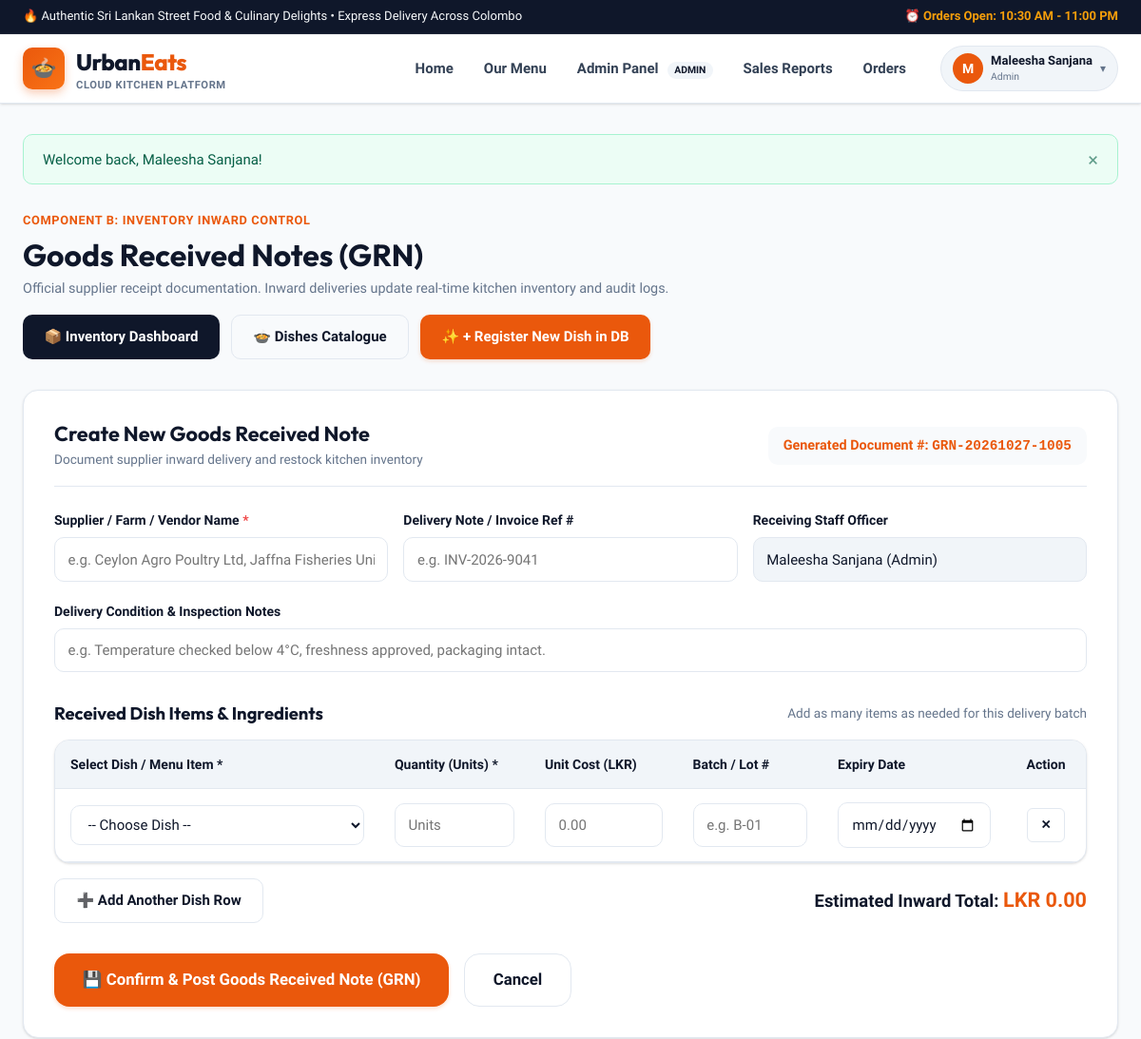
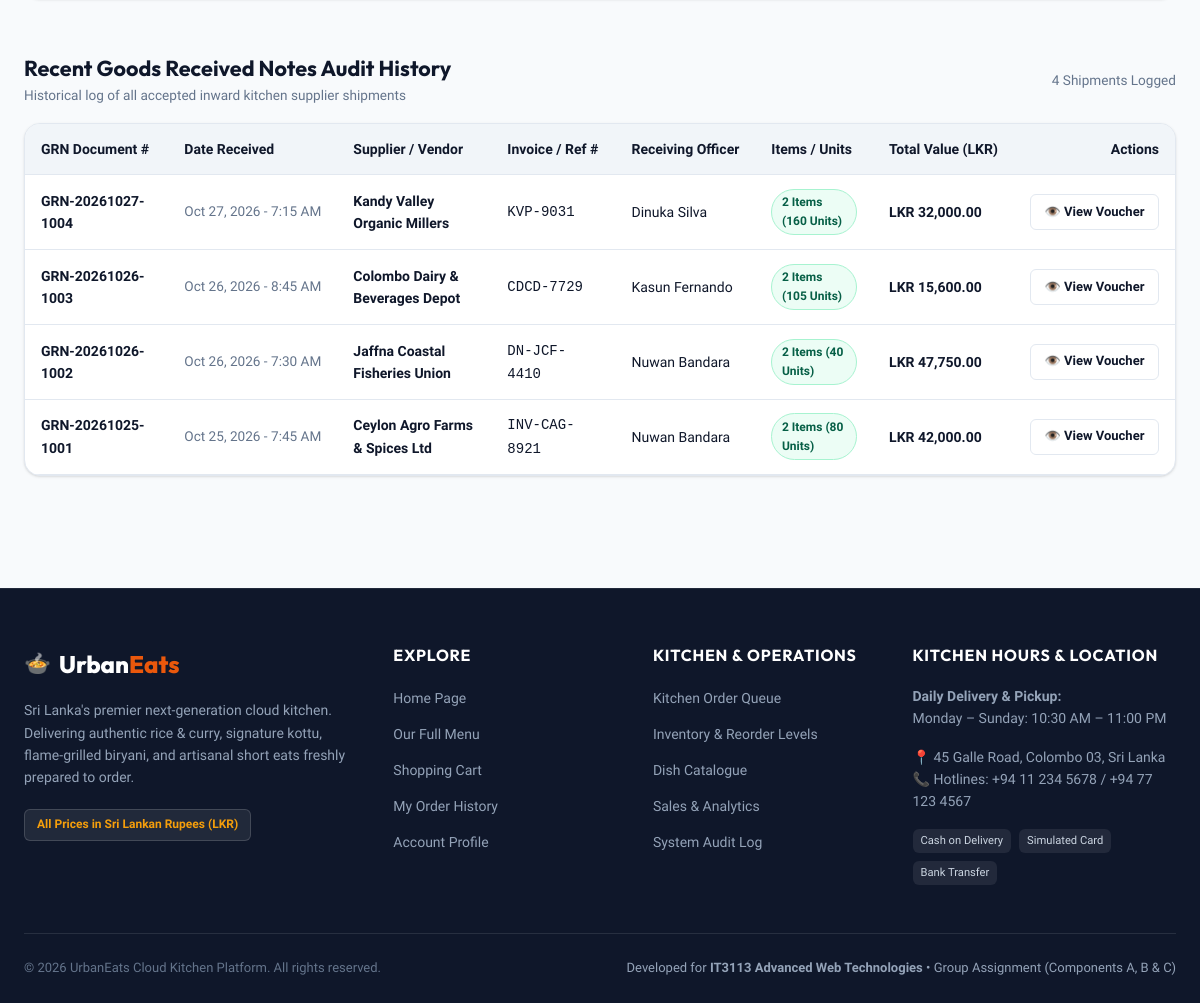
/public/menu/grn.php (signed in), run on an earlier commit of the app's database (2 pictures, top to bottom).
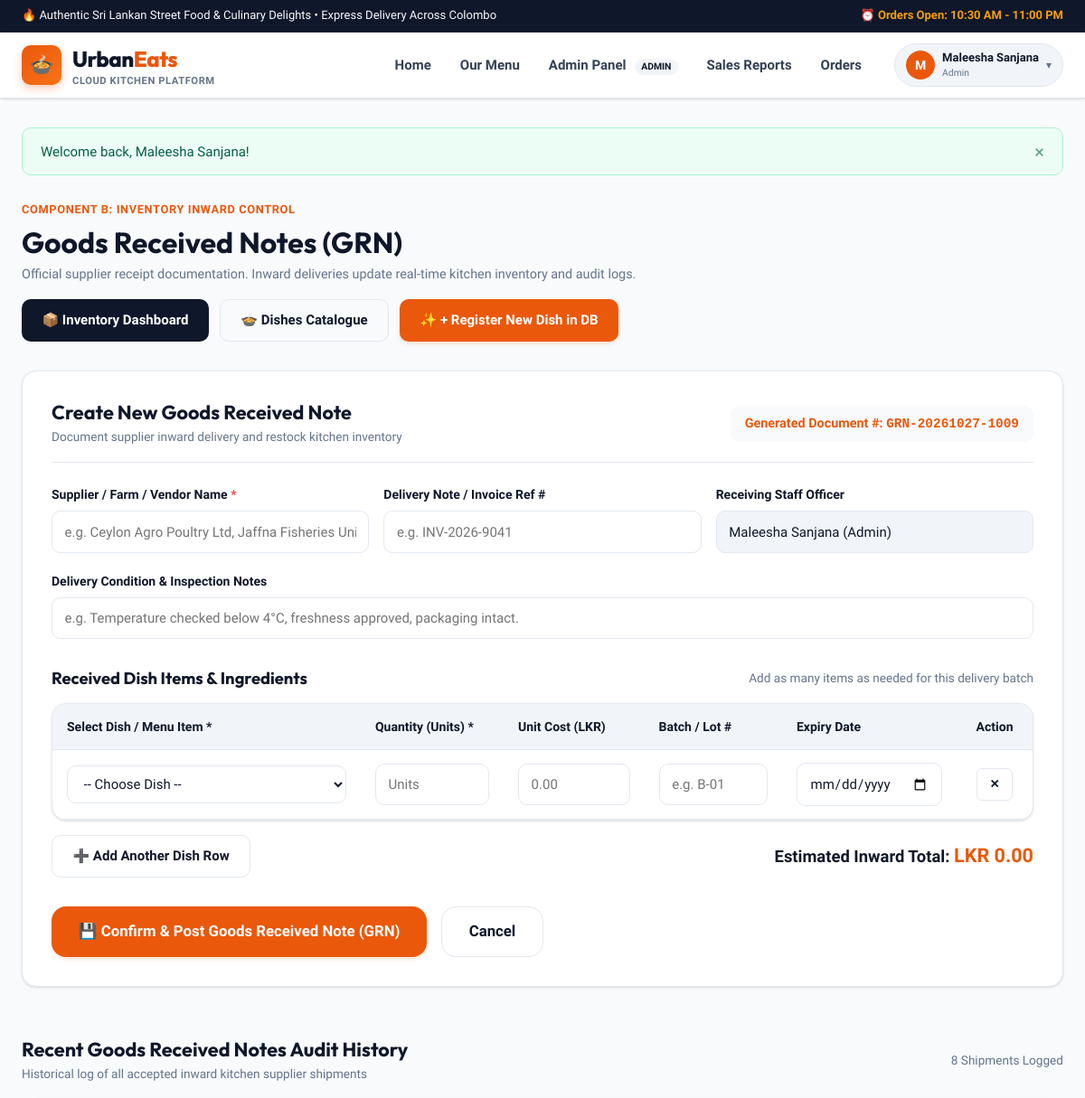
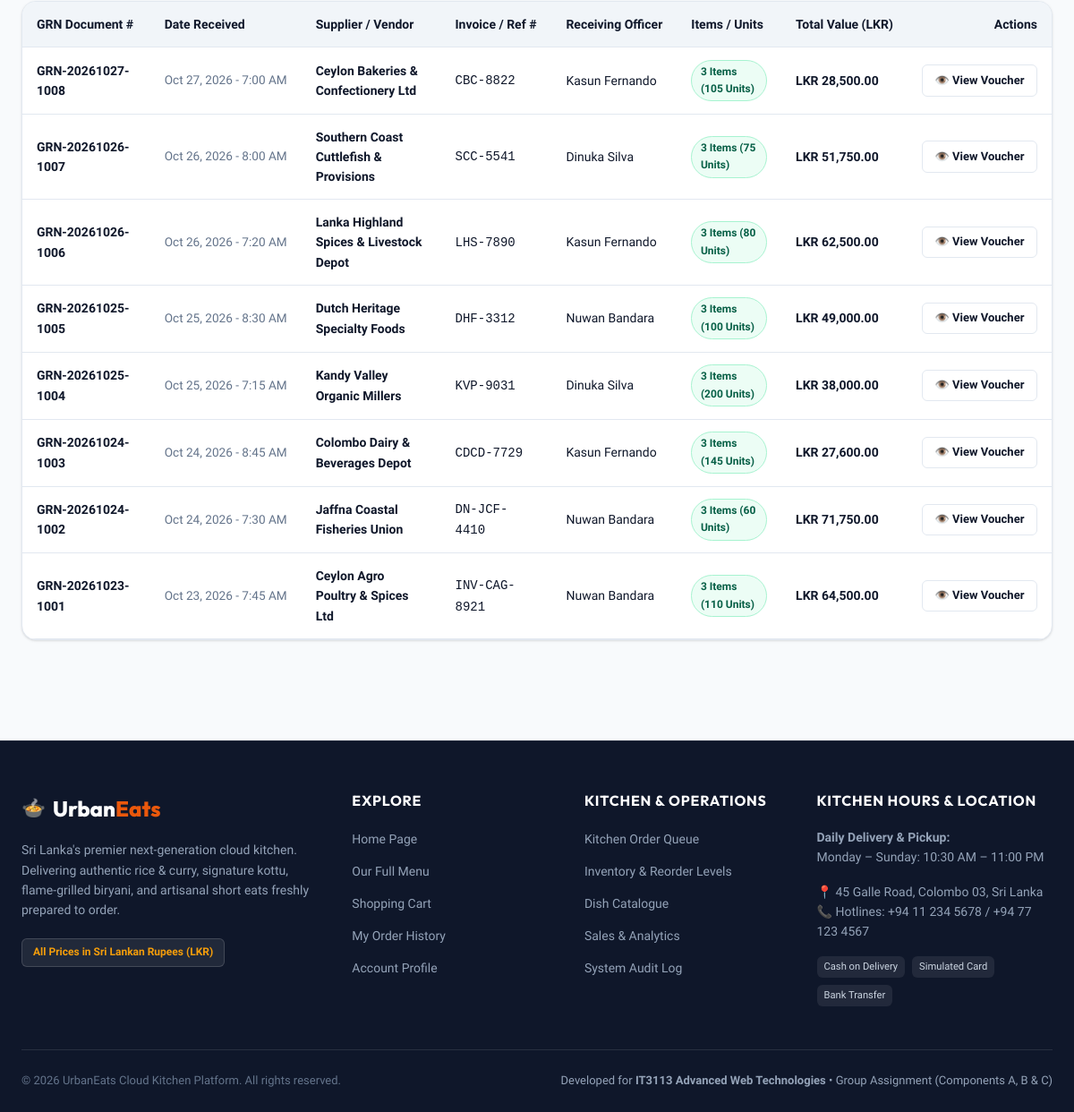
And on a later commit of the database (2 pictures, top to bottom).
### tables this page shows
CREATE TABLE `grn_headers` (
  `id` INT UNSIGNED NOT NULL AUTO_INCREMENT,
  `grn_number` VARCHAR(30) NOT NULL,
  `supplier_name` VARCHAR(150) NOT NULL,
  `invoice_reference` VARCHAR(100) NULL,
  `received_by_user_id` INT UNSIGNED NOT NULL,
  `notes` TEXT NULL,
  `total_cost` DECIMAL(12,2) NOT NULL DEFAULT 0.00,
  `received_at` DATETIME NOT NULL DEFAULT CURRENT_TIMESTAMP,
  `created_at` TIMESTAMP NOT NULL DEFAULT CURRENT_TIMESTAMP,
  PRIMARY KEY (`id`),
  UNIQUE KEY `uk_grn_number` (`grn_number`),
  KEY `idx_grn_user` (`received_by_user_id`),
  KEY `idx_grn_received_at` (`received_at`),
  CONSTRAINT `fk_grn_user` FOREIGN KEY (`received_by_user_id`) REFERENCES `users` (`id`) ON UPDATE CASCADE
);

CREATE TABLE `users` (
  `id` INT UNSIGNED NOT NULL AUTO_INCREMENT,
  `role_id` INT UNSIGNED NOT NULL,
  `full_name` VARCHAR(100) NOT NULL,
  `email` VARCHAR(150) NOT NULL,
  `phone` VARCHAR(20) NOT NULL,
  `password_hash` VARCHAR(255) NOT NULL,
  `address` TEXT NULL,
  `is_active` TINYINT(1) NOT NULL DEFAULT 1,
  `failed_login_attempts` INT UNSIGNED NOT NULL DEFAULT 0,
  `lockout_until` DATETIME NULL,
  `created_at` TIMESTAMP NOT NULL DEFAULT CURRENT_TIMESTAMP,
  `updated_at` TIMESTAMP NOT NULL DEFAULT CURRENT_TIMESTAMP ON UPDATE CURRENT_TIMESTAMP,
  PRIMARY KEY (`id`),
  UNIQUE KEY `uk_users_email` (`email`),
  KEY `idx_users_role` (`role_id`),
  KEY `idx_users_active` (`is_active`),
  CONSTRAINT `fk_users_role` FOREIGN KEY (`role_id`) REFERENCES `roles` (`id`) ON UPDATE CASCADE
);

### includes/functions.php (called while the page is built, shortened)
<?php
function e(?string $value): string {
    return htmlspecialchars((string)($value ?? ''), ENT_QUOTES, 'UTF-8');
}
function format_price(float|int|string $amount): string {
    $num = is_numeric($amount) ? (float)$amount : 0.0;
    return 'LKR ' . number_format($num, 2, '.', ',');
}
function format_datetime(?string $datetime, string $format = 'M j, Y - g:i A'): string {
    $time = strtotime($datetime);
    return $time ? date($format, $time) : 'N/A';
}

### public/menu/grn.php (the view, shortened to what the rows shown need)
<?php
require_once __DIR__ . '/../../includes/header.php';
$pdo = get_db_connection();
$recentGrns = $pdo->query("
    SELECT g.*, u.full_name AS received_by_name,
           COUNT(gi.id) AS item_count,
           SUM(gi.quantity_received) AS total_units
    FROM grn_headers g
    JOIN users u ON g.received_by_user_id = u.id
    LEFT JOIN grn_items gi ON g.id = gi.grn_id
    GROUP BY g.id
    ORDER BY g.received_at DESC, g.id DESC
    LIMIT 20
")->fetchAll();
?>
<div class="site-container" style="margin-top: 1rem; margin-bottom: 3.5rem;">
    <div style="display: flex; justify-content: space-between; align-items: center; flex-wrap: wrap; gap: 1rem; margin-bottom: 2rem;">
        <div>
            <h1 style="font-size: 2rem; margin-top: 0.25rem;">Goods Received Notes (GRN)</h1>
        </div>
    </div>
    <div style="background: white; border: 1px solid var(--border-color); border-radius: var(--radius-lg); padding: 2rem; margin-bottom: 3rem; box-shadow: var(--shadow-sm);">
        <div style="display: flex; justify-content: space-between; align-items: center; border-bottom: 1px solid var(--border-color); padding-bottom: 1rem; margin-bottom: 1.5rem;">
            <div>
                <h2 style="font-size: 1.35rem; margin: 0; color: var(--color-secondary);">Create New Goods Received Note</h2>
            </div>
        </div>
        <form action="<?= $appBase ?>/menu/grn.php" method="POST" id="grnForm">
            <div class="data-table-container" style="margin-bottom: 1rem;">
                <table class="data-table" id="grnItemsTable">
                    <thead>
                        <tr>
                            <th style="width: 35%;">Select Dish / Menu Item <span class="required">*</span></th>
                            <th style="width: 15%;">Quantity (Units) <span class="required">*</span></th>
                            <th style="width: 15%;">Unit Cost (LKR)</th>
                            <th style="width: 15%;">Batch / Lot #</th>
                            <th style="width: 12%;">Expiry Date</th>
                            <th style="width: 8%; text-align: center;">Action</th>
                        </tr>
                    </thead>
                </table>
            </div>
        </form>
    </div>
    <div style="margin-top: 3.5rem; margin-bottom: 1rem; display: flex; justify-content: space-between; align-items: center;">
        <div>
            <h2 style="font-size: 1.35rem; margin: 0; color: var(--color-secondary);">Recent Goods Received Notes Audit History</h2>
        </div>
    </div>
    <div class="data-table-container">
        <table class="data-table">
            <thead>
                <tr>
                    <th>GRN Document #</th>
                    <th>Date Received</th>
                    <th>Supplier / Vendor</th>
                    <th>Invoice / Ref #</th>
                    <th>Receiving Officer</th>
                    <th>Items / Units</th>
                    <th>Total Value (LKR)</th>
                    <th style="text-align: right;">Actions</th>
                </tr>
            </thead>
            <tbody>
                <?php if (empty($recentGrns)): ?>
                    <tr>
                        <td colspan="8" style="text-align: center; color: var(--text-muted); padding: 2rem;">
                            No Goods Received Notes recorded yet.
                        </td>
                    </tr>
                <?php else: ?>
                    <?php foreach ($recentGrns as $grn): ?>
                        <tr>
                            <td>
                                <strong><?= e($grn['grn_number']) ?></strong>
                            </td>
                            <td style="font-size: 0.85rem; color: var(--text-muted); white-space: nowrap;">
                                <?= format_datetime($grn['received_at']) ?>
                            </td>
                            <td><strong><?= e($grn['supplier_name']) ?></strong></td>
                            <td><code><?= e($grn['invoice_reference'] ?: '-') ?></code></td>
                            <td><?= e($grn['received_by_name']) ?></td>
                            <td>
                                <span class="badge badge-active">
                                    <?= (int)$grn['item_count'] ?> items (<?= (int)$grn['total_units'] ?> units)
                                </span>
                            </td>
                            <td><strong><?= format_price($grn['total_cost']) ?></strong></td>
                            <td style="text-align: right;">
                                <a href="<?= $appBase ?>/menu/grn.php?view_id=<?= $grn['id'] ?>" class="btn btn-outline-sm">
                                    👁️ View Voucher
                                </a>
                            </td>
                        </tr>
                    <?php endforeach; ?>
                <?php endif; ?>
            </tbody>
        </table>
    </div>
</div>
<?php require_once __DIR__ . '/../../includes/footer.php'; ?>

What changed in the data, as far as the page shows it:
added grn_headers: grn_number "GRN-20261027-1008", received_at "Oct 27, 2026 - 7:00 AM", supplier_name "Ceylon Bakeries & Confectionery Ltd", invoice_reference "CBC-8822", received_by_user.full_name "Kasun Fernando", item_count "3", total_units "105", total_cost "LKR 28,500.00"
added grn_headers: grn_number "GRN-20261026-1007", received_at "Oct 26, 2026 - 8:00 AM", supplier_name "Southern Coast Cuttlefish & Provisions", invoice_reference "SCC-5541", received_by_user.full_name "Dinuka Silva", item_count "3", total_units "75", total_cost "LKR 51,750.00"
added grn_headers: grn_number "GRN-20261026-1006", received_at "Oct 26, 2026 - 7:20 AM", supplier_name "Lanka Highland Spices & Livestock Depot", invoice_reference "LHS-7890", received_by_user.full_name "Kasun Fernando", item_count "3", total_units "80", total_cost "LKR 62,500.00"
added grn_headers: grn_number "GRN-20261025-1005", received_at "Oct 25, 2026 - 8:30 AM", supplier_name "Dutch Heritage Specialty Foods", invoice_reference "DHF-3312", received_by_user.full_name "Nuwan Bandara", item_count "3", total_units "100", total_cost "LKR 49,000.00"
changed grn_headers "Kandy Valley Organic Millers": grn_number "GRN-20261027-1004" → "GRN-20261025-1004"; received_at "Oct 27, 2026 - 7:15 AM" → "Oct 25, 2026 - 7:15 AM"; item_count "2" → "3"; total_units "160" → "200"; total_cost "LKR 32,000.00" → "LKR 38,000.00"
changed grn_headers "Colombo Dairy & Beverages Depot": grn_number "GRN-20261026-1003" → "GRN-20261024-1003"; received_at "Oct 26, 2026 - 8:45 AM" → "Oct 24, 2026 - 8:45 AM"; item_count "2" → "3"; total_units "105" → "145"; total_cost "LKR 15,600.00" → "LKR 27,600.00"
changed grn_headers "Jaffna Coastal Fisheries Union": grn_number "GRN-20261026-1002" → "GRN-20261024-1002"; received_at "Oct 26, 2026 - 7:30 AM" → "Oct 24, 2026 - 7:30 AM"; item_count "2" → "3"; total_units "40" → "60"; total_cost "LKR 47,750.00" → "LKR 71,750.00"
changed grn_headers "INV-CAG-8921": grn_number "GRN-20261025-1001" → "GRN-20261023-1001"; received_at "Oct 25, 2026 - 7:45 AM" → "Oct 23, 2026 - 7:45 AM"; supplier_name "Ceylon Agro Farms & Spices Ltd" → "Ceylon Agro Poultry & Spices Ltd"; item_count "2" → "3"; total_units "80" → "110"; total_cost "LKR 42,000.00" → "LKR 64,500.00"
Also different on the page:
$nextGrnNumberPreview: "GRN-20261027-1005" → "GRN-20261027-1009"
count($recentGrns): "4" → "8"
